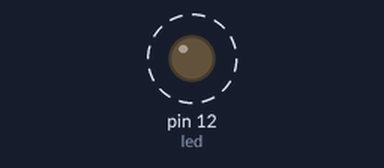
This sketch was run on a simulated Arduino Uno, built with avr-gcc and run on an emulated ATmega328P. Parts: output pins drawn as LEDs (lit = HIGH). Dashed ring = blinking. What the sketch prints to the serial monitor is not drawn.

Above: at 0.5 s.
Timing chart, 0 to 4.6 s (numbered marks = the images above):
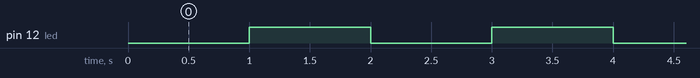

Measured:
- by itself, pin 12 (led): alternates HIGH for 1.0 s and LOW for 1.0 s

The sketch:

LedpiscaONOFF.ino
```cpp
int led=12, vled = digitalRead(led);

void setup(){
  Serial.begin(9600);
  pinMode (led, OUTPUT);
  digitalWrite(led, HIGH);
  Serial.println("Valor do LED----------");
}
void loop(){
  Serial.print("Valor do LED:");
  switch(vled){
  case 1:
  Serial.println("ON");
  break;
  case 0:
  Serial.println("OFF");
  break;}
  digitalWrite(led,vled);
  delay(1000);
  vled=!(vled);
}
```
